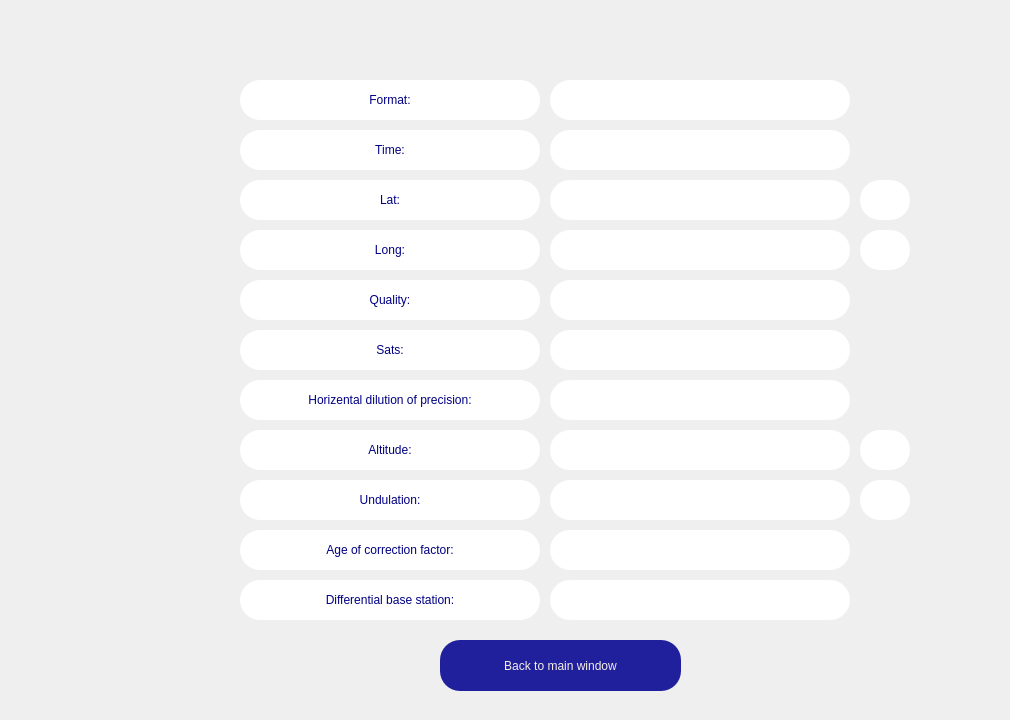
    <widget class="QWidget" name="page_3">
     <widget class="QGroupBox" name="groupBox">
      <property name="geometry">
       <rect>
        <x>130</x>
        <y>30</y>
        <width>871</width>
        <height>681</height>
       </rect>
      </property>
      <property name="styleSheet">
       <string notr="true">background-color: rgb(239, 239, 239);
border-radius: 20px;
border-width: 0px;</string>
      </property>
      <property name="title">
       <string/>
      </property>
      <widget class="QLabel" name="format">
       <property name="geometry">
        <rect>
         <x>110</x>
         <y>50</y>
         <width>300</width>
         <height>40</height>
        </rect>
       </property>
       <property name="minimumSize">
        <size>
         <width>300</width>
         <height>40</height>
        </size>
       </property>
       <property name="maximumSize">
        <size>
         <width>300</width>
         <height>40</height>
        </size>
       </property>
       <property name="styleSheet">
        <string notr="true">background-color: rgb(255, 255, 255);
color: rgb(0, 0, 130);
font: 14pt &quot;K792-Geometrical&quot;;</string>
       </property>
       <property name="text">
        <string>Format:</string>
       </property>
       <property name="alignment">
        <set>Qt::AlignCenter</set>
       </property>
      </widget>
      <widget class="QLabel" name="time">
       <property name="geometry">
        <rect>
         <x>110</x>
         <y>100</y>
         <width>300</width>
         <height>40</height>
        </rect>
       </property>
       <property name="minimumSize">
        <size>
         <width>300</width>
         <height>40</height>
        </size>
       </property>
       <property name="maximumSize">
        <size>
         <width>300</width>
         <height>40</height>
        </size>
       </property>
       <property name="styleSheet">
        <string notr="true">background-color: rgb(255, 255, 255);
color: rgb(0, 0, 130);
font: 14pt &quot;K792-Geometrical&quot;;</string>
       </property>
       <property name="text">
        <string>Time:</string>
       </property>
       <property name="alignment">
        <set>Qt::AlignCenter</set>
       </property>
      </widget>
      <widget class="QLabel" name="latitude">
       <property name="geometry">
        <rect>
         <x>110</x>
         <y>150</y>
         <width>300</width>
         <height>40</height>
        </rect>
       </property>
       <property name="minimumSize">
        <size>
         <width>300</width>
         <height>40</height>
        </size>
       </property>
       <property name="maximumSize">
        <size>
         <width>300</width>
         <height>40</height>
        </size>
       </property>
       <property name="styleSheet">
        <string notr="true">background-color: rgb(255, 255, 255);
color: rgb(0, 0, 130);
font: 14pt &quot;K792-Geometrical&quot;;</string>
       </property>
       <property name="text">
        <string>Lat:</string>
       </property>
       <property name="alignment">
        <set>Qt::AlignCenter</set>
       </property>
      </widget>
      <widget class="QLabel" name="latDir">
       <property name="geometry">
        <rect>
         <x>730</x>
         <y>150</y>
         <width>50</width>
         <height>40</height>
        </rect>
       </property>
       <property name="minimumSize">
        <size>
         <width>50</width>
         <height>40</height>
        </size>
       </property>
       <property name="maximumSize">
        <size>
         <width>50</width>
         <height>40</height>
        </size>
       </property>
       <property name="styleSheet">
        <string notr="true">background-color: rgb(255, 255, 255);
color: rgb(0, 0, 130);
font: 14pt &quot;K792-Geometrical&quot;;</string>
       </property>
       <property name="text">
        <string/>
       </property>
       <property name="alignment">
        <set>Qt::AlignCenter</set>
       </property>
      </widget>
      <widget class="QLabel" name="longitude">
       <property name="geometry">
        <rect>
         <x>110</x>
         <y>200</y>
         <width>300</width>
         <height>40</height>
        </rect>
       </property>
       <property name="minimumSize">
        <size>
         <width>300</width>
         <height>40</height>
        </size>
       </property>
       <property name="maximumSize">
        <size>
         <width>300</width>
         <height>40</height>
        </size>
       </property>
       <property name="styleSheet">
        <string notr="true">background-color: rgb(255, 255, 255);
color: rgb(0, 0, 130);
font: 14pt &quot;K792-Geometrical&quot;;</string>
       </property>
       <property name="text">
        <string>Long:</string>
       </property>
       <property name="alignment">
        <set>Qt::AlignCenter</set>
       </property>
      </widget>
      <widget class="QLabel" name="longDir">
       <property name="geometry">
        <rect>
         <x>730</x>
         <y>200</y>
         <width>50</width>
         <height>40</height>
        </rect>
       </property>
       <property name="minimumSize">
        <size>
         <width>50</width>
         <height>40</height>
        </size>
       </property>
       <property name="maximumSize">
        <size>
         <width>50</width>
         <height>40</height>
        </size>
       </property>
       <property name="styleSheet">
        <string notr="true">background-color: rgb(255, 255, 255);
color: rgb(0, 0, 130);
font: 14pt &quot;K792-Geometrical&quot;;</string>
       </property>
       <property name="text">
        <string/>
       </property>
       <property name="alignment">
        <set>Qt::AlignCenter</set>
       </property>
      </widget>
      <widget class="QLabel" name="quality">
       <property name="geometry">
        <rect>
         <x>110</x>
         <y>250</y>
         <width>300</width>
         <height>40</height>
        </rect>
       </property>
       <property name="minimumSize">
        <size>
         <width>300</width>
         <height>40</height>
        </size>
       </property>
       <property name="maximumSize">
        <size>
         <width>300</width>
         <height>40</height>
        </size>
       </property>
       <property name="styleSheet">
        <string notr="true">background-color: rgb(255, 255, 255);
color: rgb(0, 0, 130);
font: 14pt &quot;K792-Geometrical&quot;;</string>
       </property>
       <property name="text">
        <string>Quality:</string>
       </property>
       <property name="alignment">
        <set>Qt::AlignCenter</set>
       </property>
      </widget>
      <widget class="QLabel" name="sats">
       <property name="geometry">
        <rect>
         <x>110</x>
         <y>300</y>
         <width>300</width>
         <height>40</height>
        </rect>
       </property>
       <property name="minimumSize">
        <size>
         <width>300</width>
         <height>40</height>
        </size>
       </property>
       <property name="maximumSize">
        <size>
         <width>300</width>
         <height>40</height>
        </size>
       </property>
       <property name="styleSheet">
        <string notr="true">background-color: rgb(255, 255, 255);
color: rgb(0, 0, 130);
font: 14pt &quot;K792-Geometrical&quot;;</string>
       </property>
       <property name="text">
        <string>Sats:</string>
       </property>
       <property name="alignment">
        <set>Qt::AlignCenter</set>
       </property>
      </widget>
      <widget class="QLabel" name="horizentaDilutionOfPrecision">
       <property name="geometry">
        <rect>
         <x>110</x>
         <y>350</y>
         <width>300</width>
         <height>40</height>
        </rect>
       </property>
       <property name="minimumSize">
        <size>
         <width>300</width>
         <height>40</height>
        </size>
       </property>
       <property name="maximumSize">
        <size>
         <width>300</width>
         <height>40</height>
        </size>
       </property>
       <property name="styleSheet">
        <string notr="true">background-color: rgb(255, 255, 255);
color: rgb(0, 0, 130);
font: 14pt &quot;K792-Geometrical&quot;;</string>
       </property>
       <property name="text">
        <string>Horizental dilution of precision:</string>
       </property>
       <property name="alignment">
        <set>Qt::AlignCenter</set>
       </property>
      </widget>
      <widget class="QLabel" name="Altitude">
       <property name="geometry">
        <rect>
         <x>110</x>
         <y>400</y>
         <width>300</width>
         <height>40</height>
        </rect>
       </property>
       <property name="minimumSize">
        <size>
         <width>300</width>
         <height>40</height>
        </size>
       </property>
       <property name="maximumSize">
        <size>
         <width>300</width>
         <height>40</height>
        </size>
       </property>
       <property name="styleSheet">
        <string notr="true">background-color: rgb(255, 255, 255);
color: rgb(0, 0, 130);
font: 14pt &quot;K792-Geometrical&quot;;</string>
       </property>
       <property name="text">
        <string>Altitude:</string>
       </property>
       <property name="alignment">
        <set>Qt::AlignCenter</set>
       </property>
      </widget>
      <widget class="QLabel" name="altUnit">
       <property name="geometry">
        <rect>
         <x>730</x>
         <y>400</y>
         <width>50</width>
         <height>40</height>
        </rect>
       </property>
       <property name="minimumSize">
        <size>
         <width>50</width>
         <height>40</height>
        </size>
       </property>
       <property name="maximumSize">
        <size>
         <width>50</width>
         <height>40</height>
        </size>
       </property>
       <property name="styleSheet">
        <string notr="true">background-color: rgb(255, 255, 255);
color: rgb(0, 0, 130);
font: 14pt &quot;K792-Geometrical&quot;;</string>
       </property>
       <property name="text">
        <string/>
       </property>
       <property name="alignment">
        <set>Qt::AlignCenter</set>
       </property>
      </widget>
      <widget class="QLabel" name="undilution">
       <property name="geometry">
        <rect>
         <x>110</x>
         <y>450</y>
         <width>300</width>
         <height>40</height>
        </rect>
       </property>
       <property name="minimumSize">
        <size>
         <width>300</width>
         <height>40</height>
        </size>
       </property>
       <property name="maximumSize">
        <size>
         <width>300</width>
         <height>40</height>
        </size>
       </property>
       <property name="styleSheet">
        <string notr="true">background-color: rgb(255, 255, 255);
color: rgb(0, 0, 130);
font: 14pt &quot;K792-Geometrical&quot;;</string>
       </property>
       <property name="text">
        <string>Undulation:</string>
       </property>
       <property name="alignment">
        <set>Qt::AlignCenter</set>
       </property>
      </widget>
      <widget class="QLabel" name="undulationUnit">
       <property name="geometry">
        <rect>
         <x>730</x>
         <y>450</y>
         <width>50</width>
         <height>40</height>
        </rect>
       </property>
       <property name="minimumSize">
        <size>
         <width>50</width>
         <height>40</height>
        </size>
       </property>
       <property name="maximumSize">
        <size>
         <width>50</width>
         <height>40</height>
        </size>
       </property>
       <property name="styleSheet">
        <string notr="true">background-color: rgb(255, 255, 255);
color: rgb(0, 0, 130);
font: 14pt &quot;K792-Geometrical&quot;;</string>
       </property>
       <property name="text">
        <string/>
       </property>
       <property name="alignment">
        <set>Qt::AlignCenter</set>
       </property>
      </widget>
      <widget class="QLabel" name="ageOfCorrectionFactor">
       <property name="geometry">
        <rect>
         <x>110</x>
         <y>500</y>
         <width>300</width>
         <height>40</height>
        </rect>
       </property>
       <property name="minimumSize">
        <size>
         <width>300</width>
         <height>40</height>
        </size>
       </property>
       <property name="maximumSize">
        <size>
         <width>300</width>
         <height>40</height>
        </size>
       </property>
       <property name="styleSheet">
        <string notr="true">background-color: rgb(255, 255, 255);
color: rgb(0, 0, 130);
font: 14pt &quot;K792-Geometrical&quot;;</string>
       </property>
       <property name="text">
        <string>Age of correction factor:</string>
       </property>
       <property name="alignment">
        <set>Qt::AlignCenter</set>
       </property>
      </widget>
      <widget class="QLabel" name="diferentialBaseStation">
       <property name="geometry">
        <rect>
         <x>110</x>
         <y>550</y>
         <width>300</width>
         <height>40</height>
        </rect>
       </property>
       <property name="minimumSize">
        <size>
         <width>300</width>
         <height>40</height>
        </size>
       </property>
       <property name="maximumSize">
        <size>
         <width>300</width>
         <height>40</height>
        </size>
       </property>
       <property name="styleSheet">
        <string notr="true">background-color: rgb(255, 255, 255);
color: rgb(0, 0, 130);
font: 14pt &quot;K792-Geometrical&quot;;</string>
       </property>
       <property name="text">
        <string>Differential base station:</string>
       </property>
       <property name="alignment">
        <set>Qt::AlignCenter</set>
       </property>
      </widget>
      <widget class="QLabel" name="formatLabel">
       <property name="geometry">
        <rect>
         <x>420</x>
         <y>50</y>
         <width>300</width>
         <height>40</height>
        </rect>
       </property>
       <property name="minimumSize">
        <size>
         <width>300</width>
         <height>40</height>
        </size>
       </property>
       <property name="maximumSize">
        <size>
         <width>300</width>
         <height>40</height>
        </size>
       </property>
       <property name="styleSheet">
        <string notr="true">background-color: rgb(255, 255, 255);
color: rgb(0, 0, 130);
font: 14pt &quot;K792-Geometrical&quot;;</string>
       </property>
       <property name="text">
        <string/>
       </property>
       <property name="alignment">
        <set>Qt::AlignCenter</set>
       </property>
      </widget>
      <widget class="QLabel" name="timeLabel">
       <property name="geometry">
        <rect>
         <x>420</x>
         <y>100</y>
         <width>300</width>
         <height>40</height>
        </rect>
       </property>
       <property name="minimumSize">
        <size>
         <width>300</width>
         <height>40</height>
        </size>
       </property>
       <property name="maximumSize">
        <size>
         <width>300</width>
         <height>40</height>
        </size>
       </property>
       <property name="styleSheet">
        <string notr="true">background-color: rgb(255, 255, 255);
color: rgb(0, 0, 130);
font: 14pt &quot;K792-Geometrical&quot;;</string>
       </property>
       <property name="text">
        <string/>
       </property>
       <property name="alignment">
        <set>Qt::AlignCenter</set>
       </property>
      </widget>
      <widget class="QLabel" name="latLabel">
       <property name="geometry">
        <rect>
         <x>420</x>
         <y>150</y>
         <width>300</width>
         <height>40</height>
        </rect>
       </property>
       <property name="minimumSize">
        <size>
         <width>300</width>
         <height>40</height>
        </size>
       </property>
       <property name="maximumSize">
        <size>
         <width>300</width>
         <height>40</height>
        </size>
       </property>
       <property name="styleSheet">
        <string notr="true">background-color: rgb(255, 255, 255);
color: rgb(0, 0, 130);
font: 14pt &quot;K792-Geometrical&quot;;</string>
       </property>
       <property name="text">
        <string/>
       </property>
       <property name="alignment">
        <set>Qt::AlignCenter</set>
       </property>
      </widget>
      <widget class="QLabel" name="longLabel">
       <property name="geometry">
        <rect>
         <x>420</x>
         <y>200</y>
         <width>300</width>
         <height>40</height>
        </rect>
       </property>
       <property name="minimumSize">
        <size>
         <width>300</width>
         <height>40</height>
        </size>
       </property>
       <property name="maximumSize">
        <size>
         <width>300</width>
         <height>40</height>
        </size>
       </property>
       <property name="styleSheet">
        <string notr="true">background-color: rgb(255, 255, 255);
color: rgb(0, 0, 130);
font: 14pt &quot;K792-Geometrical&quot;;</string>
       </property>
       <property name="text">
        <string/>
       </property>
       <property name="alignment">
        <set>Qt::AlignCenter</set>
       </property>
      </widget>
      <widget class="QLabel" name="qualityLabel">
       <property name="geometry">
        <rect>
         <x>420</x>
         <y>250</y>
         <width>300</width>
         <height>40</height>
        </rect>
       </property>
       <property name="minimumSize">
        <size>
         <width>300</width>
         <height>40</height>
        </size>
       </property>
       <property name="maximumSize">
        <size>
         <width>300</width>
         <height>40</height>
        </size>
       </property>
       <property name="styleSheet">
        <string notr="true">background-color: rgb(255, 255, 255);
color: rgb(0, 0, 130);
font: 14pt &quot;K792-Geometrical&quot;;</string>
       </property>
       <property name="text">
        <string/>
       </property>
       <property name="alignment">
        <set>Qt::AlignCenter</set>
       </property>
      </widget>
      <widget class="QLabel" name="satsLabel">
       <property name="geometry">
        <rect>
         <x>420</x>
         <y>300</y>
         <width>300</width>
         <height>40</height>
        </rect>
       </property>
       <property name="minimumSize">
        <size>
         <width>300</width>
         <height>40</height>
        </size>
       </property>
       <property name="maximumSize">
        <size>
         <width>300</width>
         <height>40</height>
        </size>
       </property>
       <property name="styleSheet">
        <string notr="true">background-color: rgb(255, 255, 255);
color: rgb(0, 0, 130);
font: 14pt &quot;K792-Geometrical&quot;;</string>
       </property>
       <property name="text">
        <string/>
       </property>
       <property name="alignment">
        <set>Qt::AlignCenter</set>
       </property>
      </widget>
      <widget class="QLabel" name="horizentalDilutionOfPrecisionLAbel">
       <property name="geometry">
        <rect>
         <x>420</x>
         <y>350</y>
         <width>300</width>
         <height>40</height>
        </rect>
       </property>
       <property name="minimumSize">
        <size>
         <width>300</width>
         <height>40</height>
        </size>
       </property>
       <property name="maximumSize">
        <size>
         <width>300</width>
         <height>40</height>
        </size>
       </property>
       <property name="styleSheet">
        <string notr="true">background-color: rgb(255, 255, 255);
color: rgb(0, 0, 130);
font: 14pt &quot;K792-Geometrical&quot;;</string>
       </property>
       <property name="text">
        <string/>
       </property>
       <property name="alignment">
        <set>Qt::AlignCenter</set>
       </property>
      </widget>
      <widget class="QLabel" name="altitudeLabel">
       <property name="geometry">
        <rect>
         <x>420</x>
         <y>400</y>
         <width>300</width>
         <height>40</height>
        </rect>
       </property>
       <property name="minimumSize">
        <size>
         <width>300</width>
         <height>40</height>
        </size>
       </property>
       <property name="maximumSize">
        <size>
         <width>300</width>
         <height>40</height>
        </size>
       </property>
       <property name="styleSheet">
        <string notr="true">background-color: rgb(255, 255, 255);
color: rgb(0, 0, 130);
font: 14pt &quot;K792-Geometrical&quot;;</string>
       </property>
       <property name="text">
        <string/>
       </property>
       <property name="alignment">
        <set>Qt::AlignCenter</set>
       </property>
      </widget>
      <widget class="QLabel" name="undulationLabel">
       <property name="geometry">
        <rect>
         <x>420</x>
         <y>450</y>
         <width>300</width>
         <height>40</height>
        </rect>
       </property>
       <property name="minimumSize">
        <size>
         <width>300</width>
         <height>40</height>
        </size>
       </property>
       <property name="maximumSize">
        <size>
         <width>300</width>
         <height>40</height>
        </size>
       </property>
       <property name="styleSheet">
        <string notr="true">background-color: rgb(255, 255, 255);
color: rgb(0, 0, 130);
font: 14pt &quot;K792-Geometrical&quot;;</string>
       </property>
       <property name="text">
        <string/>
       </property>
       <property name="alignment">
        <set>Qt::AlignCenter</set>
       </property>
      </widget>
      <widget class="QLabel" name="ageOfCorrectionFactorLabel">
       <property name="geometry">
        <rect>
         <x>420</x>
         <y>500</y>
         <width>300</width>
         <height>40</height>
        </rect>
       </property>
       <property name="minimumSize">
        <size>
         <width>300</width>
         <height>40</height>
        </size>
       </property>
       <property name="maximumSize">
        <size>
         <width>300</width>
         <height>40</height>
        </size>
       </property>
       <property name="styleSheet">
        <string notr="true">background-color: rgb(255, 255, 255);
color: rgb(0, 0, 130);
font: 14pt &quot;K792-Geometrical&quot;;</string>
       </property>
       <property name="text">
        <string/>
       </property>
       <property name="alignment">
        <set>Qt::AlignCenter</set>
       </property>
      </widget>
      <widget class="QLabel" name="differentialBaseStationLabel">
       <property name="geometry">
        <rect>
         <x>420</x>
         <y>550</y>
         <width>300</width>
         <height>40</height>
        </rect>
       </property>
       <property name="minimumSize">
        <size>
         <width>300</width>
         <height>40</height>
        </size>
       </property>
       <property name="maximumSize">
        <size>
         <width>300</width>
         <height>40</height>
        </size>
       </property>
       <property name="styleSheet">
        <string notr="true">background-color: rgb(255, 255, 255);
color: rgb(0, 0, 130);
font: 14pt &quot;K792-Geometrical&quot;;</string>
       </property>
       <property name="text">
        <string/>
       </property>
       <property name="alignment">
        <set>Qt::AlignCenter</set>
       </property>
      </widget>
      <widget class="QPushButton" name="backToMainWindowBtn_2">
       <property name="geometry">
        <rect>
         <x>310</x>
         <y>610</y>
         <width>241</width>
         <height>51</height>
        </rect>
       </property>
       <property name="cursor">
        <cursorShape>PointingHandCursor</cursorShape>
       </property>
       <property name="styleSheet">
        <string notr="true">font: 75 14pt &quot;Corbel&quot;;
color: rgb(245, 239, 231);
background-color: rgb(33, 32, 156);
border-width: 0px;</string>
       </property>
       <property name="text">
        <string>Back to main window</string>
       </property>
      </widget>
     </widget>
    </widget>
